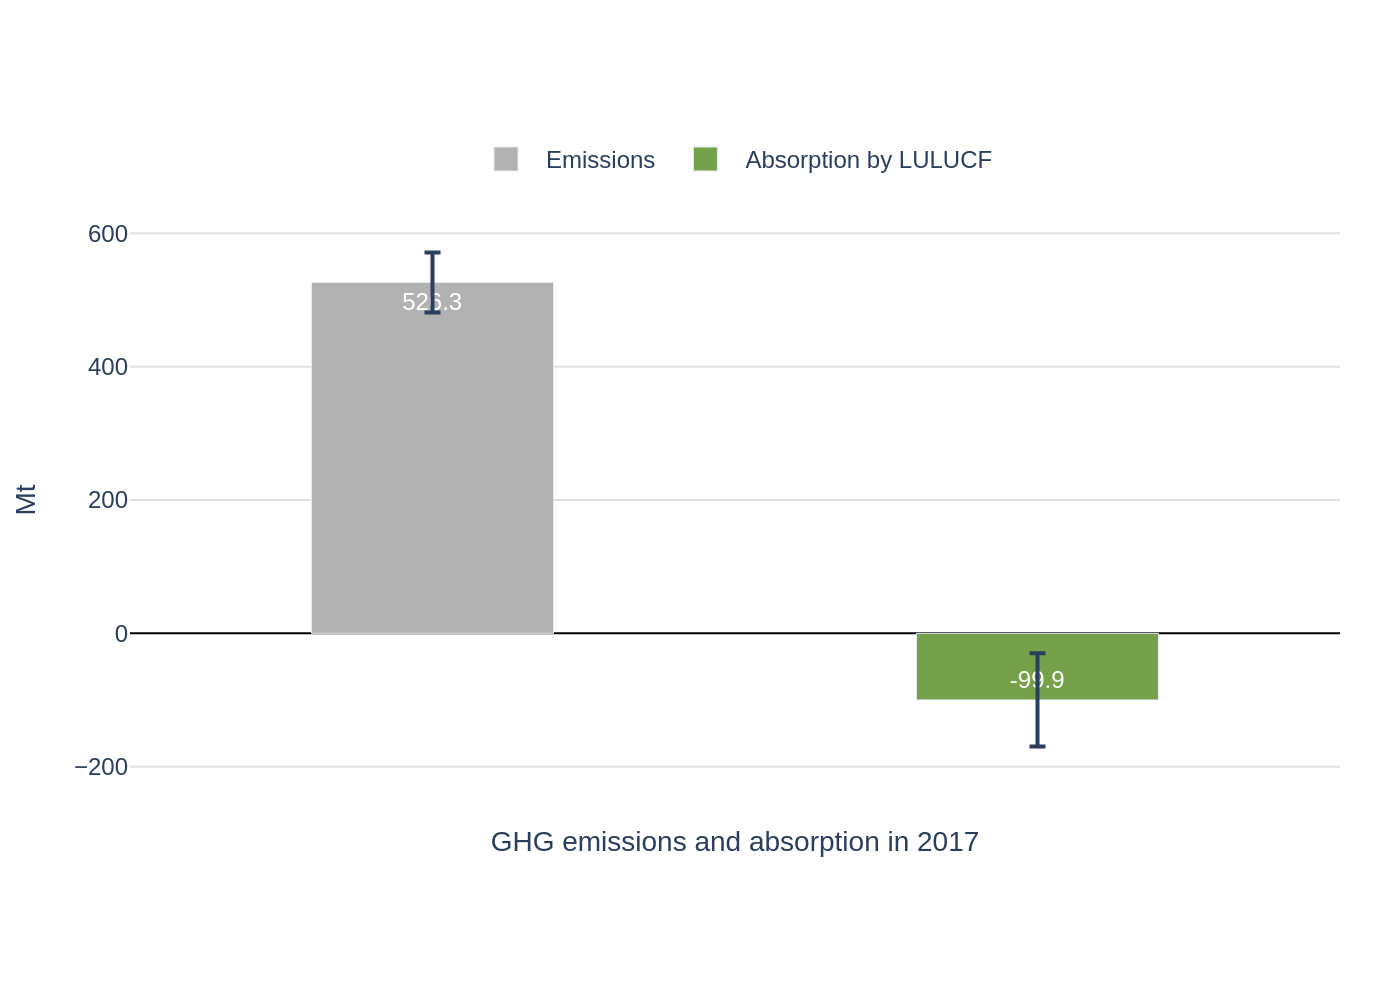

Write the Python code that produced this figure.
import sys
import json
import os
import plotly.graph_objects as go

if len(sys.argv) != 2:
    print(f"Usage: python {os.path.basename(__file__)} <json_file_path>")
    sys.exit(1)

json_path = sys.argv[1]

with open(json_path, 'r', encoding='utf-8') as f:
    chart_info = json.load(f)

chart_data = chart_info['chart_data']
texts = chart_info['texts']
colors = chart_info['colors']

fig = go.Figure()

for i, series in enumerate(chart_data):
    fig.add_trace(go.Bar(
        name=series['name'],
        x=series['x'],
        y=series['y'],
        text=series.get('text'),
        textposition='inside',
        textfont=dict(color='white', family="Arial"),
        marker_color=colors[i],
        error_y=series.get('error_y')
    ))

title_text = texts.get('title') or ''
if texts.get('subtitle'):
    title_text += f"<br><sub>{texts.get('subtitle')}</sub>"

source_text_parts = []
if texts.get('source'):
    source_text_parts.append(texts.get('source'))
if texts.get('note'):
    source_text_parts.append(texts.get('note'))
source_note_text = "<br>".join(source_text_parts)

fig.update_layout(
    font=dict(family="Arial"),
    title=dict(
        text=title_text if title_text else None,
        x=0.05,
        xanchor='left'
    ),
    xaxis=dict(
        title_text=texts.get('x_axis_title'),
        showticklabels=False,
        ticks='',
        showline=False,
        zeroline=False
    ),
    yaxis=dict(
        title_text=texts.get('y_axis_title'),
        showgrid=True,
        gridcolor='#e0e0e0',
        zeroline=True,
        zerolinewidth=1,
        zerolinecolor='black',
        tickvals=[-200, 0, 200, 400, 600],
        range=[-250, 650]
    ),
    plot_bgcolor='white',
    legend=dict(
        orientation="h",
        yanchor="bottom",
        y=1.02,
        xanchor="center",
        x=0.5
    ),
    barmode='group',
    bargap=0.6,
    annotations=[
        dict(
            text=source_note_text,
            showarrow=False,
            xref='paper',
            yref='paper',
            x=0,
            y=-0.2,
            xanchor='left',
            yanchor='top',
            align='left'
        )
    ] if source_note_text else [],
    margin=dict(l=60, r=30, t=100, b=100)
)

base_filename = os.path.splitext(os.path.basename(json_path))[0]
output_filename = f"{base_filename}.png"

fig.write_image(output_filename, scale=2)

print(f"Chart saved to {output_filename}")
